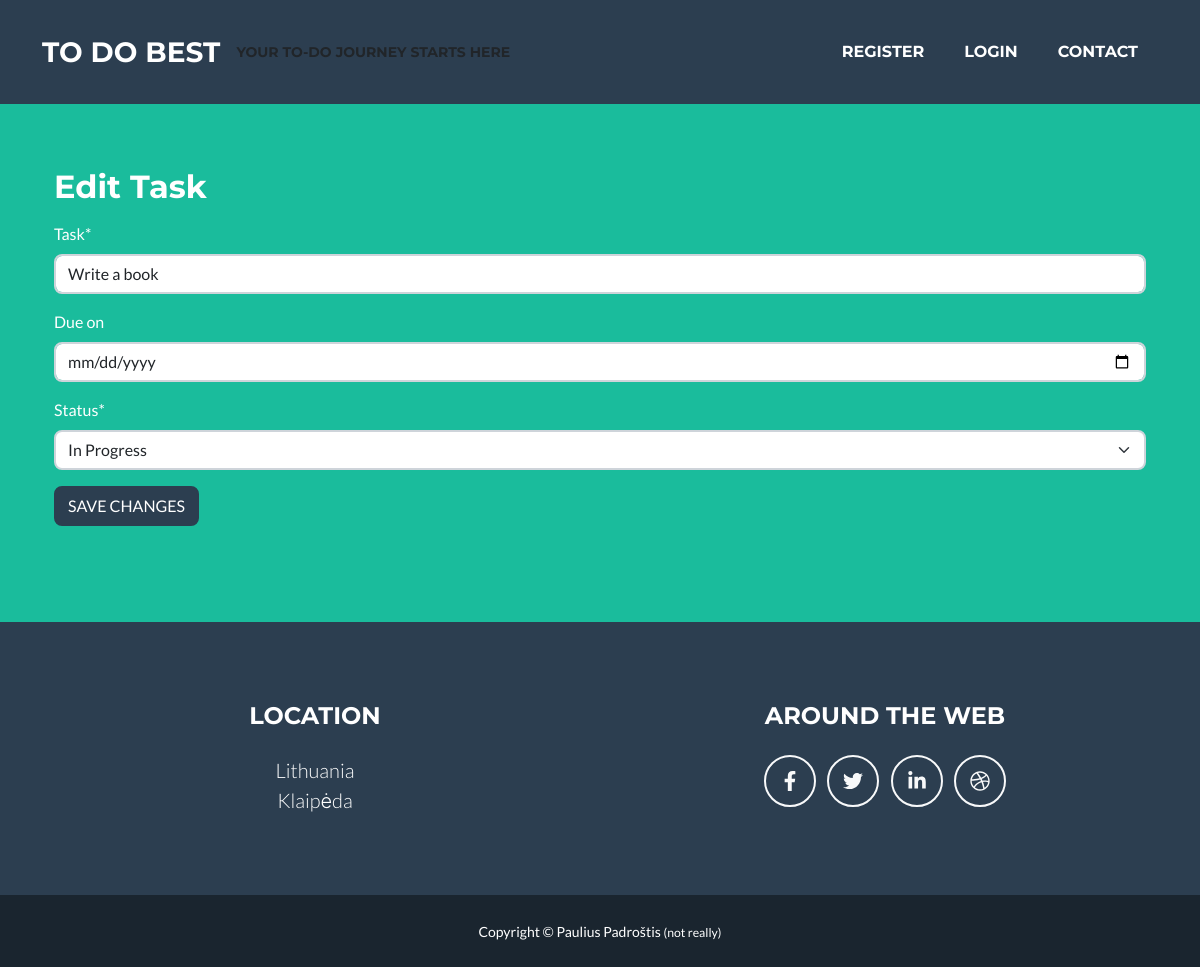
Page /update_todo/97/update on the earlier database version.
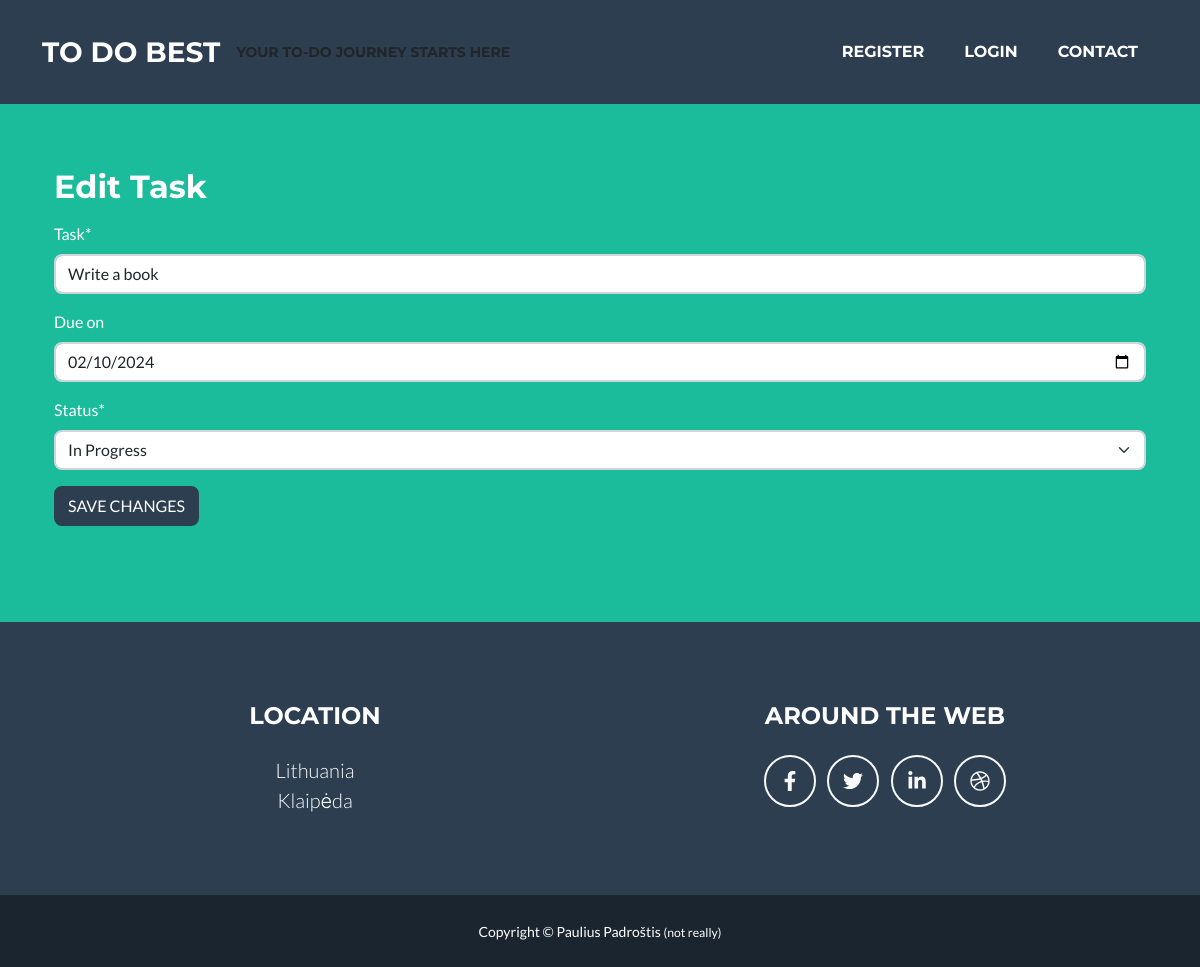
Same page on the later database version.
### todoapp/models.py (models this page shows, shortened)
class Task(models.Model):
    task = models.CharField(verbose_name='Task', max_length=200)
    user = models.ForeignKey(User, on_delete=models.CASCADE)
    creation_date = models.DateTimeField(verbose_name='Task created', auto_now_add=True)
    due_date = models.DateField(verbose_name='Due on', blank=True, null=True)
    COMPLETION_STATUS = (
        ('td', 'To do'),
        ('ip', 'In Progress'),
        ('ca', 'Cancelled'),
        ('co', 'Completed'),
    )
    status = models.CharField(max_length=2, choices=COMPLETION_STATUS, default='td')
    class Meta:
        verbose_name = 'Task'
        verbose_name_plural = 'Tasks'

### todoapp/views.py (the view, shortened to what this page needs)
# urls.py: path('update_todo/<int:pk>/update', views.UpdateTodoView.as_view(), name='update_todo'),
class UpdateTodoView(generic.UpdateView):
    model = Task
    success_url = reverse_lazy('tasks')
    template_name = 'edit_todo.html'
    form_class = TodoItemForm
    def get_context_data(self, **kwargs):
        context = super().get_context_data(**kwargs)
        context['task'] = Task.objects.all()
        return context

### todoapp/forms.py
class TodoItemForm(forms.ModelForm):
    class Meta:
        model = Task
        fields = ['task', 'due_date', 'status']
        widgets = {'due_date': DateInput()}

### todoapp/templates/edit_todo.html (shortened to what this page needs)
{% extends "base.html" %}
{% load crispy_forms_tags %}
{% block Content %}
<div class="container mt-5">
    <h2>Edit Task</h2>
    <form method="post" class="mt-3">
        {{ form|crispy }}
        <button type="submit" class="btn btn-secondary">SAVE CHANGES</button>
    </form>
</div>
{% endblock %}

Differences in the rows shown:
changed Task "Write a book": due_date (not shown) → "02/10/2024"
